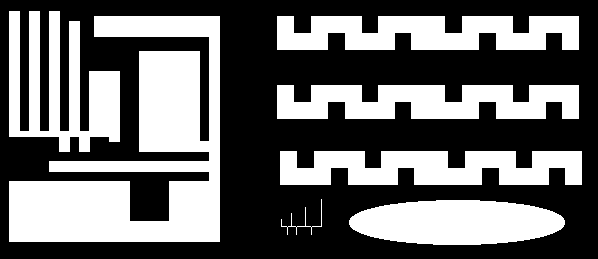
#> input picture lab13/ccl1.png, 598 x 259 px; the run also reads 1 picture not shown here
$ jupyter execute 13_ccl.ipynb
#> lines starting #> are read from the running program, lines starting #| are printed output that depends on the picture; after the words box and inside, x2 and y2 are one past the last pixel; in counts of white or black regions, pixels touching at a corner belong together
# Indeksacja. Prosta klasyfikacja obiektów.

## Cel ćwiczenia
- zapoznanie z dwuprzebiegowym algorytmem indeksacji (ang. *connected component labelling*):
- zapoznanie z prostą klasyfikacją obiektów z wykorzystaniem współczynników kształtu,
- zadanie domowe: zmodyfikowana indeksacja dwuprzebiegowa i indeksacja jednoprzebiegowa.

## Indeksacja

Większość dotychczas poznanych i wykorzystywanych algorytmów przetwarzania obrazu wykonywała operacje na całym obrazie (lub co najwyżej dokonywany był podział obiekt/obiekty - tło. Np. różne metody segmentacji).
Patrząc na poniższny rysunek człowiek widzi dwa kwadraty.

Dla automatycznego systemu analizy i rozpoznawania obrazów przejście od etapu obiekty/tło do wyróżnienia dwóch kwadratów nie jest takie oczywiste i wymaga zastosowania jakieś formy indeksacji - czyli przypisania każdemu z pikseli uznanych za należące do obiektów (tu białych) jakieś etykiety (w naszym przypadku będą to dwie etykiety, ew. dodatkowa oznaczająca tło).

W tej części ćwiczenia zaprezentowany zostanie tzw. dwuprzebiegowy algorytm indeksacji (ang. *two-pass connected component labelling*).
Jego nazwa związana jest z koniecznością wykonania dwukrotnego odwiedzenia każdego z pikseli obrazu (dwie pętle/iteracje po obrazie).
Istnieją również tzw. jednoprzebiegowe algorytmy indeksacji.

## Opis algorytmu

- Na wejściu mamy obraz po binaryzacji - zakładamy, że piksele białe ('1', '255') należą do obiektów, tło jest czarne.

- W pierwszej iteracji obraz analizujemy linia po linii, od lewej do prawej, aż do napotkania pierwszego piksela o wartości różnej od '0'.
  W tej sytuacji dokonujemy analizy otoczenia piksela:


  gdzie: **X**  rozważany piksel, **A,B,C,D** - sąsiedzi z otoczenia.
  Uwaga. W przykładzie pokazano tzw. sąsiedztwo 8-elementowe.
  Niekiedy stosuje się również wersję 4-elementową (praktycznie bardzo rzadko).
  Wtedy analizie podlegałyby by tylko piksele **B** i **D**.

- Możliwe są następujące przypadki dla otoczenia __A,B,C,D__:
    - (a) wszystkie należą do tła __A,B,C,D == 0__.
      Wtedy znaleziony piksel __X__ należy do nowego obiektu - nadajemy mu zatem etykietę __X = L+1__ - przez __L__ rozumiemy poprzednią etykietę.
	  Uwaga. Przed uruchomieniem algorytmu __L__ należy zainicjować wartością  '1'
    - (b) jeden lub więcej pikseli ma przypisaną aktualną etykietę **L**.
	  Wtedy rozważanemu pikselowi przypisujemy etykietę **X = L**.
    - (c) w otoczeniu występują piksele o różnych etykietach np. *L1* i *L2*.
	  Wtedy przyjmuje się zasadę, że rozważanemu pikselowi *X* przypisuje się mniejszą z wartości *L1* i *L2* (*X = min(L1,L2)*).

## Implementacja:

- Wczytaj obraz *ccl1.png*, wyświetl go.
  Po krótkiej analizie można zauważyć, że występuje na nim 7 odrębnych obiektów.
      Ich ``wykrycie'' będzie naszym celem.

- Na podstawie opisu algorytmu podanego wcześniej zaimplementuj tzw. pierwszą fazę indeksacji (ang. _first pass_):
    - uwaga ogólna - algorytm jest dość prosty i łatwy w implementacji,
    - obliczenia powinny odbywać się w pętlach `for` - iteracja po całym obrazku.
      Warto pominąć pierwszy wiersz i pierwszą oraz ostatnią kolumnę, aby  wyeliminować problem z brakiem kontekstu (można np. założyć, że pikseli brzegowych nie ma, bo wcześniej wykonane zostało morfologiczne czyszczenie brzegu).
    - dla przypomnienia iteracja po macierzy w Python - pętla zewnętrzna - wiersze, pętla wewnętrzna - kolumny – tj. pierwsza współrzędna to wiersz, a druga kolumna,
    - rozmiar obrazka można odczytać np. poleceniem: `yy, xx = img.shape`
      Przy takim przypisaniu `yy` oznacza liczbę wierszy (wysokość obrazka), a `xx` liczbę kolumn (szerokość obrazka),
    - działania podejmujemy tylko w przypadku, gdy aktualnie analizowany piksel ma wartość różną od zera (gdy należy do obiektu),
    - najtrudniejszym elementem jest analiza otoczenia piksela i stwierdzenie, z którym z przypadków (a), (b) czy (c) mamy do czynienia.
      Problem można rozwiązać jakkolwiek (tylko dobrze), poniżej prezentowana jest jedna z możliwości.
    - na początku tworzymy listę pikseli, które stanowią otoczenie piksela X (A, B, C, D) np: ` neighbours = [img[j - 1, i - 1], ... `
    - następnie sprawdzamy czy nie występuje przypadek (a) - czyli czy suma sąsiadów nie wynosi 0 -  ` neigh_sum = np.sum(neighbours)`, jeżeli tak to `X = L` oraz `L=L+1`.
      Uwaga proszę nie zapomnieć zainicjalizować etykiety `L` wartością 1.
    - jeżeli `neigh_sum > 0`, mamy do czynienia z przypadkiem (b) lub (c).
      Eliminujemy zerowe elementy z listy `sasiedzi` (`neighbours = filter(lambda x: x != 0, neighbours)`), a następnie znajdujemy minimum i maksimum nowej listy `neighbours` (funkcje `min` i `max` z _numpy_).
    - z przypadkiem (b) będziemy mieli do czynienia, gdy *minimum = maksimum*.
      Wtedy jako etykietę przypisujemy `X = minimum = maksimum`.
      Gdy *minimum != maksimum* mamy przypadek (c).
      Wtedy etykieta `X = minimum` - taką przyjmujemy konwencję,
    - uwaga 1 - algorytm operuje (czyta punkty z otoczenia i zapisuje kolejne indeksy L) na tym samym obrazie wejściowym,
    \item uwaga 2 - przed implementacją metody obsługi konfliktów przypadki (b) i (c) działają tak samo, ale dla potrzeb dalszych kroków należy je rozróżnić,

- Wykonaj indeksację obrazu za pomocą zaimplementowanego algorytmu.
  Jeżeli wszystko zostało poprawnie napisane, to wynik powinien wyglądać mniej więcej tak jak na poniższym rysunku. Takie porównanie stanowić będzie pierwszy test poprawności implementacji algorytmu.


[cell 1]
import os
import cv2
import matplotlib.pyplot as plt
import numpy as np

if not os.path.exists("ccl1.png") :
    !wget https://raw.githubusercontent.com/vision-agh/poc_sw/master/13_CCL/ccl1.png --no-check-certificate
if not os.path.exists("shapes.png") :
    !wget https://raw.githubusercontent.com/vision-agh/poc_sw/master/13_CCL/shapes.png --no-check-certificate
if not os.path.exists("shapesReal.png") :
    !wget https://raw.githubusercontent.com/vision-agh/poc_sw/master/13_CCL/shapesReal.png --no-check-certificate

def load_image(image_name):
#> called with image_name = 'ccl1.png'
    image = cv2.imread(image_name)
#> image is the input picture: shape (259, 598, 3); 41.1% white; 7 white regions, largest, box (x1, y1, x2, y2) and area: (9, 16, 220, 242) 23561, (9, 11, 120, 152) 8081, (277, 16, 579, 50) 8024
    image = cv2.cvtColor(image, cv2.COLOR_BGR2GRAY)
    return image


def display(*images, size=5, cmap='gray'):
#> called with size = 10, cmap = 'gray'
    n = len(images)
    plt.set_cmap(cmap)
    fig, ax = plt.subplots(1, n, squeeze=False)
    fig.set_size_inches(size*n, size)
    for i, image in enumerate(images):
        ax[0][i].imshow(image)
        ax[0][i].axis('off')

    plt.show()

[cell 2]
ccl1 = load_image("ccl1.png")
display(ccl1, size=10, cmap="gray")

[cell 3]
def one_pass(image):
    rows, cols = image.shape
    indexes = np.zeros((rows, cols), dtype=np.int32)
    last_id = 1
    for i in range(1, rows):
        for j in range(1, cols - 1):
            if image[i, j] == 0:
                continue
            neighbors = np.array([
                indexes[i-1, j-1],
                indexes[i, j-1],
                indexes[i-1, j],
                indexes[i-1, j+1],
            ])
            if neighbors.sum() == 0:
                indexes[i, j] = last_id
                last_id += 1
            else:
                indexes[i, j] = min((filter(lambda x: x != 0, neighbors)))
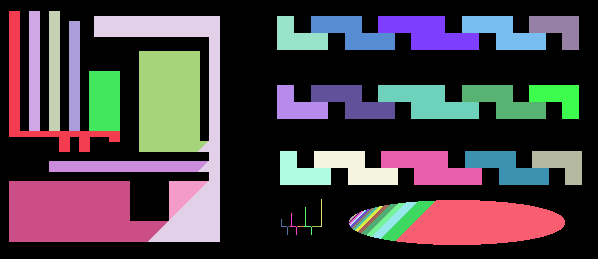
#> indexes: shape (259, 598) int32; 49 distinct labels, from 0 to 48; one colour per label, 0 black

    return indexes

[cell 4]
ccl1_indexes = one_pass(ccl1)
display(ccl1_indexes, size=10, cmap='inferno')

## Dyskusja:

- W wyniku indeksacji uzyskujemy obraz, na którym wyróżnionych jest wiele obiektów (dokładnie 48) - a faktycznie jest tylko 7. Zastanówmy się z czego to wynika.

- Zacznijmy od prostego przypadku przedstawionego na poniższym rysunku:


  Obraz analizowany jest linia po linii.
  Zatem pierwszą etykietę dostanie słupek po prawej.
  Późnej ten po lewej.
  Postępując zgodnie z podanym algorytmem, w pewnym momencie (piksel wyróżniony na obrazku) dojdzie do sytuacji, w której w otoczeniu danego piksela znajdą się dwie różne etykiety (tu: '1' i '2').
  Wtedy zgodnie z przyjętą metodologią przypisujemy niższą, tj. '1'.
  Problem jaki powstaje, to brak zapamiętania informacji o tym, że wystąpił taki konflikt tj. że powinno nastąpić połączenie etykiet '1' i '2'.
  Z tego powodu wynik działania algorytmu nie jest poprawny.

-  Przeanalizujmy jeszcze jeden, bardziej złożony przykład z rysunku poniżej:


   Słupek po prawej dostaje indeks '1', a po lewej '2'.
   W czwartej linii występuje piksel, który ma w swoim sąsiedztwie (A,B,C,D) same piksele czarne.
   Dlatego dostaje etykietę '3'.
   Jednak w następnym kroku okazuje się, że następuje konflikt '3' z '1' (połączenie).
   W kolejnym wierszu występuje konflikt '2' i '3'.
   Warto zwrócić uwagę, że w tym przypadku trzeba uniknąć sytuacji ''utraty'' informacji o połączeniu '1' z '2' przez '3'.

- W literaturze zaproponowano wiele sposobów reprezentacji i rozwiązywania przedstawionych konfliktów:
    - 2-krotki,
    - n-krotki,
    - tablica dwuwymiarowa,
    - grafy + przeszukiwanie grafu wgłąb.
 W obecnym ćwiczeniu zastosujemy ostatnie podejście, które jest najprostsze do realizacji.

- Opisane konflikty możemy przechowywać w strukturze zbiorów rozłącznych (ang. _union find_).
  Jest to zagadnienie znane z przedmiotu ''Algorytmy i struktury danych''.
  Poniżej zostanie zaprezentowane krótkie przypomnienie.

- Mamy $N$ obiektów. W naszym przypadku to jest $N$ etykiet.
  Chcemy przechowywać informację o sytuacji, w której następuje łączenie etykiet tj. interesują nas zbiory obiektów połączonych.
  Przykład trzech zbiorów zamieszczono na rysunku:


- W ramach rozważanej struktury implementuje się dwie operacje:
    - *find* (znajdź) - sprawdzenie czy dwa obiekty należą do tego samego zbioru połączonego,
	- *union* (połącz) - wprowadź połączenie pomiędzy dwoma obiektami.

- Z punktu widzenia naszych potrzeb ważna jest funkcja _union_. Przykład dodania połączenia pomiędzy obiektami '2' a'3' pokazano na rysunku:


- Strukturę oraz obie operacje można zaimplementować na kilka sposobów.
  Zainteresowanych odsyłam do literatury przedmiotu.
  My zastosujemy podejście _quick-union_.
  Nie jest ono specjalnie wydajnie, ale bardzo proste do implementacji.

- Nasz graf, w którym wierzchołki oznaczają etykiety, a krawędzie połączenia między etykietami, zapiszemy w tablicy jednowymiarowej `id[]` o rozmiarze $N$ (maksymalna liczba etykiet).
  Interpretacja pola w tablicy: `id[i]` jest rodzicem `i`.
  Korzeń elementu `i` jest dany jako: `id[id[id[...id[i]...]]]`.

- Przeanalizujmy jak to działa na prostym przykładzie.
  Mamy dany poetykietowany obraz:


  Występuje na nim pięć konfliktów oznaczonych A, B, C, D i E  (uwaga w trakcie działania algorytmu pojawią się właśnie w takiej kolejności).

- Sytuację wyjściową opisuje poniższy rysunek:


   Tablica `id` wypełniona jest kolejnymi indeksami.

- W algorytmie _quick-union_, aby połączyć elementy $p$ i $q$ należy ustawić $id$ korzenia $q$ pod adres korzenia elementu $p$.
Uwaga. Zakładamy, że $p$ < $q$.
Można to zapisać jako: `id[root(p)] = root(q)`.
Nasze pierwsze połączenie (A) to 4 z 2.
Po tej operacji sytuacja będzie wyglądać następująco:


W tym przypadku korzenieniem obu elementów są same elementy, zatem operacja jest dość prosta.

- Kolejny krok tj. połączenie  2 z 1 -  sytuacja B:


Element 1 jest korzeniem.
Element 2 już nie, ponieważ `id[2]==4`.
Sprawdzamy zatem `id[4]`.
Okazuje się, że `id[4] == 4` tj. jest to korzeń.
Zatem korzeniem dla elementu 2 jest 4.
Dokonujemy stosownej modyfikacji w tablicy `id[1] = 4`.

-  Kolejne połączenie to 6 z 3 (C):


- Kolejne połączenie to 5 z 1.


Szukamy korzenia elementu 1.
Znajdujemy, że to jest 4.
Zatem łączymy 5 i 4.

- Ostatnie połączenie to 6 z 5.


-  Ostatni krok to wykorzystanie informacji zawartej w tablicy `id` do wyznaczenia przekodowania LUT (ang. _look-up table_), które pozwoli nam nadać poprawne etykiety wszystkim pikselom.
      Zasadniczo sprowadza się on do obliczenia dla każdej możliwej etykiety jej korzenia.
      W naszym przypadku zawsze otrzymamy 6, gdyż wszystkie piksele są ze sobą połączone i stanowią jeden obiekt.

## Implementacja:

- Implementacja jest dużo prostsza i krótsza od powyższego opisu.
  Istotne jest tylko dobre zrozumienie algorytmu _union-find_.

- Potrzebne będą nam dwie funkcje pomocnicze:

    - `root` - obliczanie korzenia zgodnie z podanym opisem (odpowiednia pętla `while`). Funkcja pobiera indeks elementu oraz tablicę, a zwraca indeks korzenia.
    - `union` - realizacja operacji unii. Argumenty to indeksy `p` i `q` oraz tablica, a wyniki to zmodyfikowana tablica.

- Na początku, przed pierwszym przebiegiem algorytmu indeksacji, tworzymy tablicę `id` i inicjujemy ją wartościami od 1 do $N$.
  Dla rozważanego przykładu wystarczy $N = 100$.

- Następnie, w przypadku wystąpienia konfliktu (przypadek ()c)), tworzymy unię pomiędzy etykietą mniejszą i większą.

- Po pierwszym przebiegu tworzymy, w opisany powyżej sposób, przekodowanie LUT (pętla po `id` i funkcja `root`). Powstaje nam tablica `lut`.

- Implementujemy drugi przebieg po obrazie.
  Jest on bardzo prosty.
  Dla każdego piksela, który nie jest tłem (o etykiecie większej od 0) realizujemy przekodowanie LUT (`lut_table[img[j, i] - 1]`).
  Otrzymany w ten sposób obraz wyświetlamy.
  Powinniśmy uzyskać poprawne etykietowanie.

[cell 5]
def find(x, parent):
    if parent[x] != x:
        parent[x] = find(parent[x], parent)
    return parent[x]


def union(x, y, parent):
    p_x = find(x, parent)
    p_y = find(y, parent)
    parent[p_y] = p_x


def one_pass_union_find(image):
    rows, cols = image.shape
    indexes = np.zeros((rows, cols), dtype=np.int32)
    last_id = 1
    parent = [0]
    for i in range(1, rows):
        for j in range(1, cols - 1):
            if image[i, j] == 0:
                continue
            neighbors = np.array([
                indexes[i-1, j-1],
                indexes[i, j-1],
                indexes[i-1, j],
                indexes[i-1, j+1],
            ])
            if neighbors.sum() == 0:
                parent.append(last_id)
                indexes[i, j] = last_id
                last_id += 1
            else:
                neighbors = np.sort(np.unique(neighbors[neighbors != 0]))
                if len(neighbors) > 1:
                    for a, b in zip(neighbors, neighbors[1:]):
                        union(a, b, parent)
                indexes[i, j] = np.min(neighbors)

    for i in range(len(parent)):
        parent[i] = find(i, parent)
    unique_id = np.sort(np.unique(parent))
    mapping = dict(zip(unique_id, range(len(unique_id))))
    for a, b in zip(*np.where(indexes)):
        indexes[a, b] = mapping[parent[indexes[a, b]]]
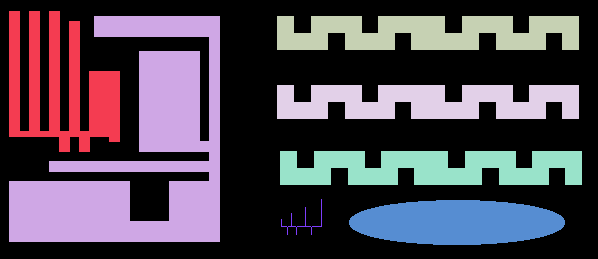
#> indexes: shape (259, 598) int32; 8 distinct labels, from 0 to 7; one colour per label, 0 black

    return indexes

[cell 6]
ccl1_indexes = one_pass_union_find(ccl1)
display(ccl1_indexes, size=10, cmap='inferno')

## Indeksacja wbudowana w OpenCV

W OpenCV dostępna jest funkcja `connectedComponents`, która pozwala wykonać indeksację.
Proszę sprawdzić jej działanie na używanym wcześniej obrazie.

[cell 7]
num_labels, connected = cv2.connectedComponents(ccl1)
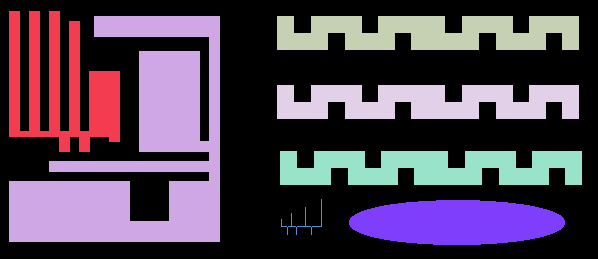
#> connected: shape (259, 598) int32; 8 distinct labels, from 0 to 7; one colour per label, 0 black
#> num_labels = 8
display(connected, size=10, cmap='inferno')

## Rozpoznawanie obiektów z wykorzystaniem współczynników kształtu

Współczynniki kształtu są pewnymi parametrami liczbowymi opisującymi kształt obiektu.
Pozwala to na użycie ich do automatycznego rozpoznawania obiektów.
Teoretycznie współczynniki kształtu (dobre) powinny być niezależne od zmiany położenia obiektu, jego orientacji i wielkości.
W praktyce okazuje się jednak, że wartości współczynników zmieniają się w pewnym zakresie nawet dla obiektów należących do tych samych klas (te same kształty - przykład obracany kwadrat).
Wynika z tego konieczność uwzględnienia pewnej tolerancji wartości współczynników kształtu wykorzystywanych w praktycznych zastosowaniach analizy i rozpoznawania obrazu.

# Implementacja dla obrazu sztucznego

- Wczytaj obraz _shapes.png_.
  Wyświetl go.
  Pierwszym etapem zadania będzie wybranie współczynników kształtu i przedziałów ich wartości - takich, które pozwolą na wykrycie konkretnych kształtów.
  Do wyboru jest kwadrat lub krzyżyk (koło jest zbyt łatwe).

- Obok ''klasycznych'' współczynników kształtu tj. Blair-Bliss, Malinowskiej, Haralick, występują współczynniki będące pochodnymi momentów geometrycznych tzn. momenty Hu [https://en.wikipedia.org/wiki/Image_moment]. Wykorzystamy je w naszym ćwiczeniu.

- Pierwszy krok to indeksacja obrazu - poznana funkcja `connectedComponents`.
- Następnie w pętli, dla kolejnych obiektów wyznaczamy współczynniki Hu.
    - po pierwsze należy ''wybrać'' z obrazu dany obiekt np. `I = (ccl == s)*1` oraz `I = I.astype('uint8')`
    - po drugie obliczyć momenty geometryczne - `cv2.moments(I)`
    - po trzecie, na podstawie momentów, obliczyć momentu Hu `cv2.HuMoments(moments)`
- Mając wyznaczone współczynniki musimy jest przeanalizować. W tym celu dobrze ja jakoś wyświetlić w postaci macierzy - proszę to rozwiązać samodzielnie.

- Na podstawie analizy należy wybrać próg (jeden lub więcej) i zrealizować stosowną filtrację tj. usunąć ''niechciane'' kształty.

[cell 8]
shapes = load_image("shapes.png")
#> call 2 of load_image, with image_name = 'shapes.png'
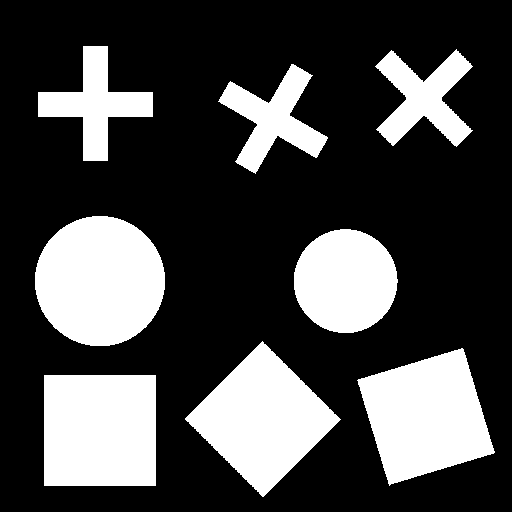
#> input picture lab13/shapes.png, 512 x 512 px
#> in load_image, image is the input picture: shape (512, 512, 3); 28% white; 8 white regions, largest, box (x1, y1, x2, y2) and area: (35, 216, 165, 346) 13293, (44, 375, 156, 486) 12432, (185, 341, 341, 497) 12212
display(shapes)

[cell 9]
_, indexed_shapes = cv2.connectedComponents(shapes)
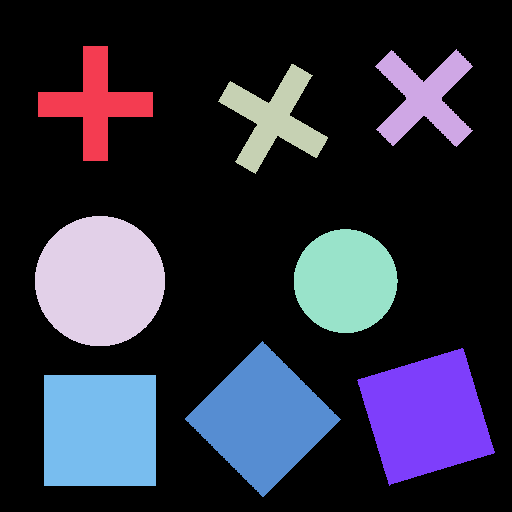
#> indexed_shapes: shape (512, 512) int32; 9 distinct labels, from 0 to 8; one colour per label, 0 black
display(indexed_shapes)

[cell 10]
u_id = np.sort(np.unique(indexed_shapes))[1:]
#> u_id = [1, 2, 3, 4, 5, 6, 7, 8]
hu_moments_mat = np.zeros((len(u_id), 7))

for idx in u_id:
    shape = np.array(indexed_shapes == idx).astype(np.int32)
    moments = cv2.moments(shape, binaryImage=True)
    hu_moments = cv2.HuMoments(moments)
    hu_moments_mat[idx - 1] = hu_moments.T
#> this loop made 8 passes
#> hu_moments on pass 8: [0.167, 2.23e-06, 0, 0, 0, 0, 0]
#> pass 1, `shape = np.array(indexed_shapes == idx).astype(np.int32)`:
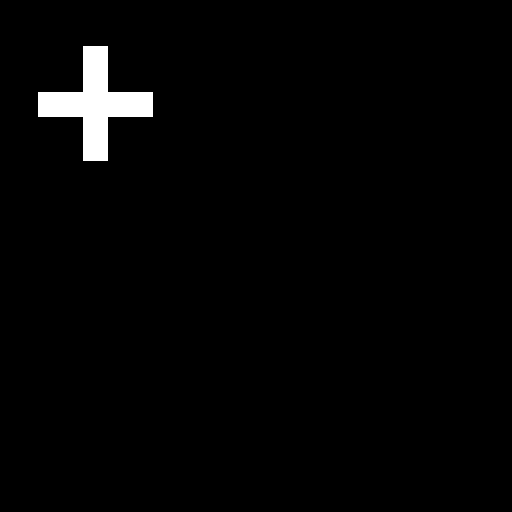
#> shape: shape (512, 512) int32; values 0 (black) and 1 (white), 2% white; 1 white region, box (x1, y1, x2, y2) and area: (38, 46, 153, 161) 5125
#> pass 2, `shape = np.array(indexed_shapes == idx).astype(np.int32)`:
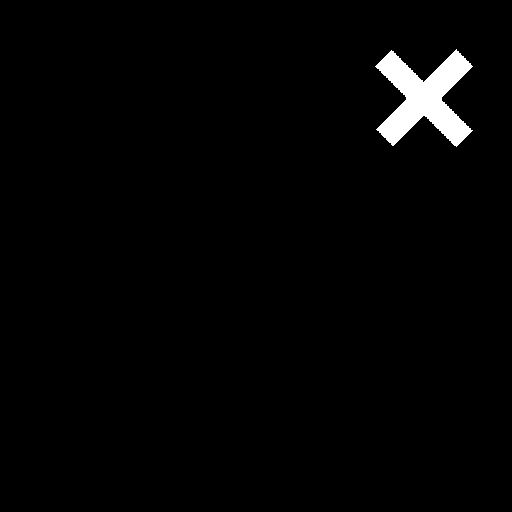
#> shape: shape (512, 512) int32; values 0 (black) and 1 (white), 1.8% white; 1 white region, box (x1, y1, x2, y2) and area: (375, 49, 473, 147) 4840
#> (the rest of the program and of its run is left out)
